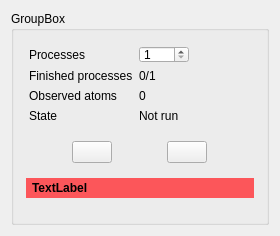
<?xml version="1.0" encoding="UTF-8"?>
<ui version="4.0">
 <class>Form</class>
 <widget class="QWidget" name="Form">
  <property name="geometry">
   <rect>
    <x>0</x>
    <y>0</y>
    <width>280</width>
    <height>236</height>
   </rect>
  </property>
  <property name="sizePolicy">
   <sizepolicy hsizetype="Expanding" vsizetype="Expanding">
    <horstretch>18</horstretch>
    <verstretch>0</verstretch>
   </sizepolicy>
  </property>
  <property name="minimumSize">
   <size>
    <width>280</width>
    <height>180</height>
   </size>
  </property>
  <property name="windowTitle">
   <string>Form</string>
  </property>
  <layout class="QVBoxLayout" name="verticalLayout_2">
   <item>
    <widget class="QGroupBox" name="controls_group_box">
     <property name="sizePolicy">
      <sizepolicy hsizetype="Expanding" vsizetype="Expanding">
       <horstretch>0</horstretch>
       <verstretch>0</verstretch>
      </sizepolicy>
     </property>
     <property name="title">
      <string>GroupBox</string>
     </property>
     <property name="checkable">
      <bool>false</bool>
     </property>
     <layout class="QVBoxLayout" name="verticalLayout_3">
      <item>
       <layout class="QVBoxLayout" name="verticalLayout" stretch="0,0,0,0">
        <item>
         <layout class="QFormLayout" name="formLayout">
          <property name="sizeConstraint">
           <enum>QLayout::SetDefaultConstraint</enum>
          </property>
          <property name="fieldGrowthPolicy">
           <enum>QFormLayout::FieldsStayAtSizeHint</enum>
          </property>
          <property name="rowWrapPolicy">
           <enum>QFormLayout::DontWrapRows</enum>
          </property>
          <property name="formAlignment">
           <set>Qt::AlignLeading|Qt::AlignLeft|Qt::AlignTop</set>
          </property>
          <property name="leftMargin">
           <number>6</number>
          </property>
          <property name="topMargin">
           <number>6</number>
          </property>
          <property name="rightMargin">
           <number>6</number>
          </property>
          <property name="bottomMargin">
           <number>6</number>
          </property>
          <item row="0" column="0">
           <widget class="QLabel" name="label">
            <property name="text">
             <string>Processes</string>
            </property>
           </widget>
          </item>
          <item row="0" column="1">
           <widget class="QSpinBox" name="processes_spinbox">
            <property name="minimumSize">
             <size>
              <width>50</width>
              <height>0</height>
             </size>
            </property>
            <property name="toolTip">
             <string>Number of processes used in simulation. Simulated ions are divided per process.</string>
            </property>
            <property name="minimum">
             <number>1</number>
            </property>
           </widget>
          </item>
          <item row="1" column="0">
           <widget class="QLabel" name="label_3">
            <property name="text">
             <string>Finished processes</string>
            </property>
           </widget>
          </item>
          <item row="1" column="1">
           <widget class="QLabel" name="finished_processes_label">
            <property name="text">
             <string>0/1</string>
            </property>
           </widget>
          </item>
          <item row="2" column="0">
           <widget class="QLabel" name="label_2">
            <property name="text">
             <string>Observed atoms</string>
            </property>
           </widget>
          </item>
          <item row="2" column="1">
           <widget class="QLabel" name="observed_atom_count_label">
            <property name="text">
             <string>0</string>
            </property>
           </widget>
          </item>
          <item row="3" column="0">
           <widget class="QLabel" name="label_4">
            <property name="text">
             <string>State</string>
            </property>
           </widget>
          </item>
          <item row="3" column="1">
           <widget class="QLabel" name="state_label">
            <property name="text">
             <string>Not run</string>
            </property>
           </widget>
          </item>
         </layout>
        </item>
        <item>
         <layout class="QHBoxLayout" name="horizontalLayout">
          <property name="topMargin">
           <number>6</number>
          </property>
          <property name="bottomMargin">
           <number>6</number>
          </property>
          <item>
           <widget class="QPushButton" name="run_button">
            <property name="sizePolicy">
             <sizepolicy hsizetype="Fixed" vsizetype="Fixed">
              <horstretch>0</horstretch>
              <verstretch>0</verstretch>
             </sizepolicy>
            </property>
            <property name="toolTip">
             <string>Start simulation.</string>
            </property>
            <property name="text">
             <string/>
            </property>
           </widget>
          </item>
          <item>
           <widget class="QPushButton" name="stop_button">
            <property name="sizePolicy">
             <sizepolicy hsizetype="Fixed" vsizetype="Fixed">
              <horstretch>0</horstretch>
              <verstretch>0</verstretch>
             </sizepolicy>
            </property>
            <property name="toolTip">
             <string>Stop simulation.</string>
            </property>
            <property name="text">
             <string/>
            </property>
           </widget>
          </item>
         </layout>
        </item>
        <item>
         <widget class="QLabel" name="mcerd_error_lbl">
          <property name="styleSheet">
           <string notr="true">background-color: rgb(252, 86, 90);
padding: 3px;
margin: 3px;
font-weight: bold;</string>
          </property>
          <property name="text">
           <string>TextLabel</string>
          </property>
          <property name="wordWrap">
           <bool>true</bool>
          </property>
         </widget>
        </item>
        <item>
         <layout class="QFormLayout" name="process_layout">
          <property name="leftMargin">
           <number>6</number>
          </property>
          <property name="topMargin">
           <number>6</number>
          </property>
          <property name="rightMargin">
           <number>6</number>
          </property>
          <property name="bottomMargin">
           <number>6</number>
          </property>
         </layout>
        </item>
       </layout>
      </item>
     </layout>
    </widget>
   </item>
  </layout>
 </widget>
 <resources/>
 <connections/>
</ui>
